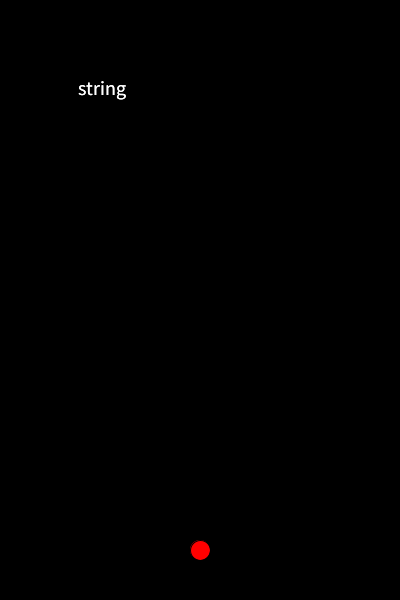
Frame 1 (no input)
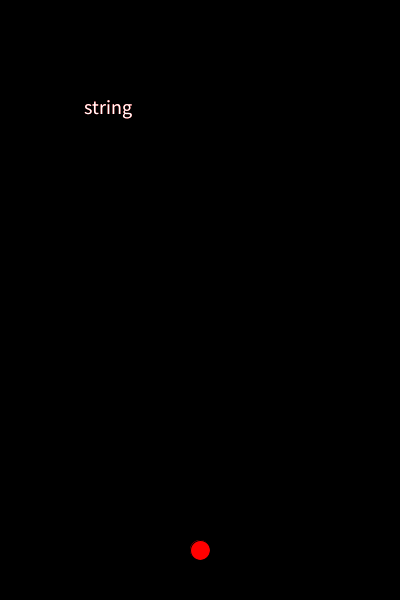
Frame 60 (the mouse pressed at the canvas centre just before this capture)
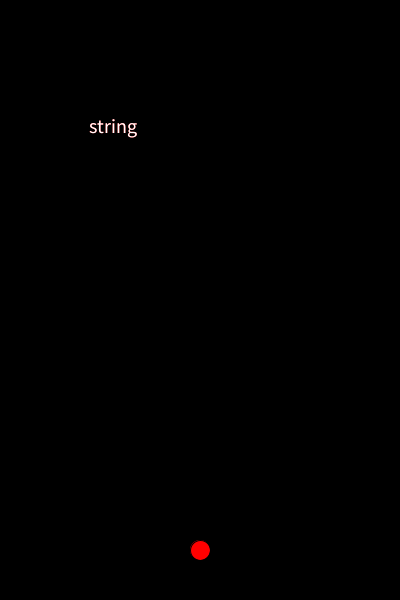
Frame 120 (the mouse held since frame 60 and released just before this capture)

The Processing sketch that drew these frames (run headless with seeded random() and noise(); from frame 60 on, the mouse is pressed at the canvas centre):

// Processing sketch: Week06_10_GameCompareNextWord
// ── Week06_10_GameCompareNextWord.pde
void setup(){
  size(400,600);
  textSize(20);
  randomQ();
}
void randomQ(){
  int i= int (random(QQ.length));
  Q=QQ[i];
  x=random(0,300);
  y=random(0,100);
}
String [] QQ={"void","setup","float","string","background","fill"};
String Q="hello",A="";
float x=100,y=100;
void draw(){
  background(0);
  text(Q,x,y);
  fill(#FFFFFF); text(Q,x,y);
  fill(#FF0000); text(A,x,y);
  ellipse(200,550,20,20);
  float dx = (200-x),dy=(500-y),d = sqrt(dx*dx+dy*dy)*3;
  x += dx/d;
  y += dy/d;
  if(keyPressed){
    stroke(255,0,0);
    line(200,550,x,y);
  }
}
void keyPressed(){
  int i = A.length();
  if(key == Q.charAt(i)){
    A += key;
    if(Q.equals(A)){
      randomQ();
      A="";
    }
  }
}
